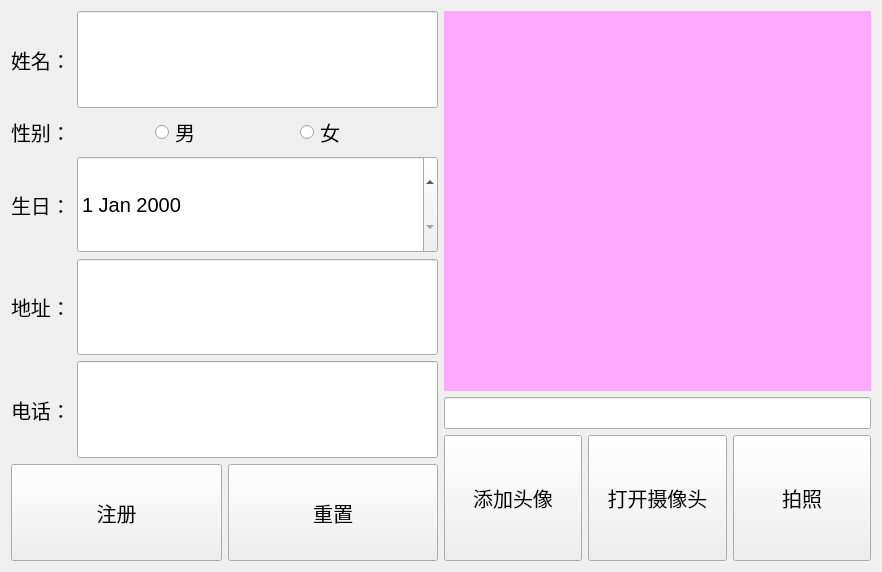
<?xml version="1.0" encoding="UTF-8"?>
<ui version="4.0">
 <class>RegisterWin</class>
 <widget class="QWidget" name="RegisterWin">
  <property name="geometry">
   <rect>
    <x>0</x>
    <y>0</y>
    <width>882</width>
    <height>572</height>
   </rect>
  </property>
  <property name="font">
   <font>
    <pointsize>15</pointsize>
   </font>
  </property>
  <property name="windowTitle">
   <string>Form</string>
  </property>
  <property name="styleSheet">
   <string notr="true">
/* 主窗口样式 */
RegisterWin {
    background: qlineargradient(x1:0, y1:0, x2:1, y2:1,
                              stop:0 #f5f7fa, stop:1 #e4e8f0);
    font-family: &quot;微软雅黑&quot;;
	font-size: 18px; /* 基础字体放大 */
}

/* 表单容器样式 */
QVBoxLayout, QHBoxLayout, QGridLayout {
    margin: 15px;
    spacing: 15px;
}

/* 标签样式 */
QLabel {
	font-size: 20px; /* 从16px增大到20px */
    color: #4a5568;
    min-width: 80px; /* 增大最小宽度 */
    padding: 8px 0; /* 增大内边距 */
    font-weight: 500; /* 中等粗细 */
}

/* 输入框样式 */
QLineEdit, QDateEdit {
 	font-size: 18px; /* 从15px增大到18px */
    padding: 12px 15px; /* 增大内边距 */
    border: 1px solid #cbd5e0;
    border-radius: 6px; /* 增大圆角 */
    background: white;
    min-height: 30px; /* 增大最小高度 */
}

QLineEdit:focus, QDateEdit:focus {
    border: 2px solid #4299e1;
    
}

/* 单选按钮样式 */
QRadioButton {
    font-size: 22px;
    color: #4a5568;
    padding: 8px 15px;
    spacing: 8px;
}

QRadioButton::indicator {
    width: 18px;
    height: 18px;
    border-radius: 9px;
    border: 2px solid #a0aec0;
}

QRadioButton::indicator:checked {
    background-color: #4299e1;
    border: 2px solid #4299e1;
}

QRadioButton::indicator:hover {
    border: 2px solid #718096;
}

/* 按钮基础样式 */
QPushButton {
    font-size: 22px;
    padding: 14px 25px;
    border: none;
    border-radius: 6px;
    color: white;
    background-color: #4299e1;
    min-width: 100px;
}

/* 注册按钮特殊样式 */
QPushButton#registerBT {
    background-color: #48bb78;
}

QPushButton#registerBT:hover {
    background-color: #38a169;
}

QPushButton#registerBT:pressed {
    background-color: #2f855a;
}

/* 重置按钮特殊样式 */
QPushButton#resetBT {
    background-color: #e53e3e;
}

QPushButton#resetBT:hover {
    background-color: #c53030;
}

QPushButton#resetBT:pressed {
    background-color: #9b2c2c;
}

/* 头像区域样式 */
#headpicLB {
    background-color: #edf2f7;
    border: 2px dashed #cbd5e0;
    border-radius: 8px;
}

/* 头像操作按钮样式 */
QPushButton#addpicBT, QPushButton#videoswitchBT, QPushButton#cameraBT {
    background-color: #718096;
    font-size: 18px;
    padding: 8px 12px;
}

QPushButton#addpicBT:hover, QPushButton#videoswitchBT:hover, QPushButton#cameraBT:hover {
    background-color: #4a5568;
}

QPushButton#addpicBT:pressed, QPushButton#videoswitchBT:pressed, QPushButton#cameraBT:pressed {
    background-color: #2d3748;
}

/* 图片路径输入框 */
#lineEdit_picFileEdit {
    font-size: 14px;
    padding: 6px 10px;
    border: 1px solid #cbd5e0;
    border-radius: 4px;
    background: white;
}
&lt;/string&gt;
&lt;/property&gt;</string>
  </property>
  <layout class="QHBoxLayout" name="horizontalLayout_8">
   <item>
    <layout class="QVBoxLayout" name="verticalLayout">
     <item>
      <layout class="QHBoxLayout" name="horizontalLayout_3">
       <item>
        <widget class="QLabel" name="label">
         <property name="text">
          <string>姓名：</string>
         </property>
        </widget>
       </item>
       <item>
        <widget class="QLineEdit" name="nameEdit">
         <property name="sizePolicy">
          <sizepolicy hsizetype="Expanding" vsizetype="Expanding">
           <horstretch>0</horstretch>
           <verstretch>0</verstretch>
          </sizepolicy>
         </property>
        </widget>
       </item>
      </layout>
     </item>
     <item>
      <layout class="QHBoxLayout" name="horizontalLayout_2">
       <item>
        <widget class="QLabel" name="label_4">
         <property name="text">
          <string>性别：</string>
         </property>
        </widget>
       </item>
       <item>
        <widget class="QRadioButton" name="mrb">
         <property name="text">
          <string>男</string>
         </property>
        </widget>
       </item>
       <item>
        <widget class="QRadioButton" name="wrb">
         <property name="text">
          <string>女</string>
         </property>
        </widget>
       </item>
      </layout>
     </item>
     <item>
      <layout class="QHBoxLayout" name="horizontalLayout_7">
       <item>
        <widget class="QLabel" name="label_5">
         <property name="text">
          <string>生日：</string>
         </property>
        </widget>
       </item>
       <item>
        <widget class="QDateEdit" name="birthdayEdit">
         <property name="sizePolicy">
          <sizepolicy hsizetype="Expanding" vsizetype="Expanding">
           <horstretch>0</horstretch>
           <verstretch>0</verstretch>
          </sizepolicy>
         </property>
        </widget>
       </item>
      </layout>
     </item>
     <item>
      <layout class="QHBoxLayout" name="horizontalLayout_4">
       <item>
        <widget class="QLabel" name="label_2">
         <property name="text">
          <string>地址：</string>
         </property>
        </widget>
       </item>
       <item>
        <widget class="QLineEdit" name="addressEdit">
         <property name="sizePolicy">
          <sizepolicy hsizetype="Expanding" vsizetype="Expanding">
           <horstretch>0</horstretch>
           <verstretch>0</verstretch>
          </sizepolicy>
         </property>
        </widget>
       </item>
      </layout>
     </item>
     <item>
      <layout class="QHBoxLayout" name="horizontalLayout_5">
       <item>
        <widget class="QLabel" name="label_3">
         <property name="text">
          <string>电话：</string>
         </property>
        </widget>
       </item>
       <item>
        <widget class="QLineEdit" name="phoneEdit">
         <property name="sizePolicy">
          <sizepolicy hsizetype="Expanding" vsizetype="Expanding">
           <horstretch>0</horstretch>
           <verstretch>0</verstretch>
          </sizepolicy>
         </property>
        </widget>
       </item>
      </layout>
     </item>
     <item>
      <layout class="QHBoxLayout" name="horizontalLayout_6">
       <item>
        <widget class="QPushButton" name="registerBT">
         <property name="sizePolicy">
          <sizepolicy hsizetype="Minimum" vsizetype="Expanding">
           <horstretch>0</horstretch>
           <verstretch>0</verstretch>
          </sizepolicy>
         </property>
         <property name="text">
          <string>注册</string>
         </property>
        </widget>
       </item>
       <item>
        <widget class="QPushButton" name="resetBT">
         <property name="sizePolicy">
          <sizepolicy hsizetype="Minimum" vsizetype="Expanding">
           <horstretch>0</horstretch>
           <verstretch>0</verstretch>
          </sizepolicy>
         </property>
         <property name="text">
          <string>重置</string>
         </property>
        </widget>
       </item>
      </layout>
     </item>
    </layout>
   </item>
   <item>
    <layout class="QGridLayout" name="gridLayout_2" rowstretch="3,1,1">
     <item row="0" column="0">
      <widget class="QLabel" name="headpicLB">
       <property name="sizePolicy">
        <sizepolicy hsizetype="Preferred" vsizetype="Expanding">
         <horstretch>0</horstretch>
         <verstretch>0</verstretch>
        </sizepolicy>
       </property>
       <property name="styleSheet">
        <string notr="true">background-color: rgb(255, 170, 255);</string>
       </property>
       <property name="text">
        <string/>
       </property>
      </widget>
     </item>
     <item row="1" column="0">
      <widget class="QLineEdit" name="picFileEdit"/>
     </item>
     <item row="2" column="0">
      <layout class="QHBoxLayout" name="horizontalLayout">
       <item>
        <widget class="QPushButton" name="addpicBT">
         <property name="sizePolicy">
          <sizepolicy hsizetype="Minimum" vsizetype="Expanding">
           <horstretch>0</horstretch>
           <verstretch>0</verstretch>
          </sizepolicy>
         </property>
         <property name="text">
          <string>添加头像</string>
         </property>
        </widget>
       </item>
       <item>
        <widget class="QPushButton" name="videoswitchBT">
         <property name="sizePolicy">
          <sizepolicy hsizetype="Minimum" vsizetype="Expanding">
           <horstretch>0</horstretch>
           <verstretch>0</verstretch>
          </sizepolicy>
         </property>
         <property name="text">
          <string>打开摄像头</string>
         </property>
        </widget>
       </item>
       <item>
        <widget class="QPushButton" name="cameraBT">
         <property name="sizePolicy">
          <sizepolicy hsizetype="Minimum" vsizetype="Expanding">
           <horstretch>0</horstretch>
           <verstretch>0</verstretch>
          </sizepolicy>
         </property>
         <property name="text">
          <string>拍照</string>
         </property>
        </widget>
       </item>
      </layout>
     </item>
    </layout>
   </item>
  </layout>
 </widget>
 <resources/>
 <connections/>
</ui>
